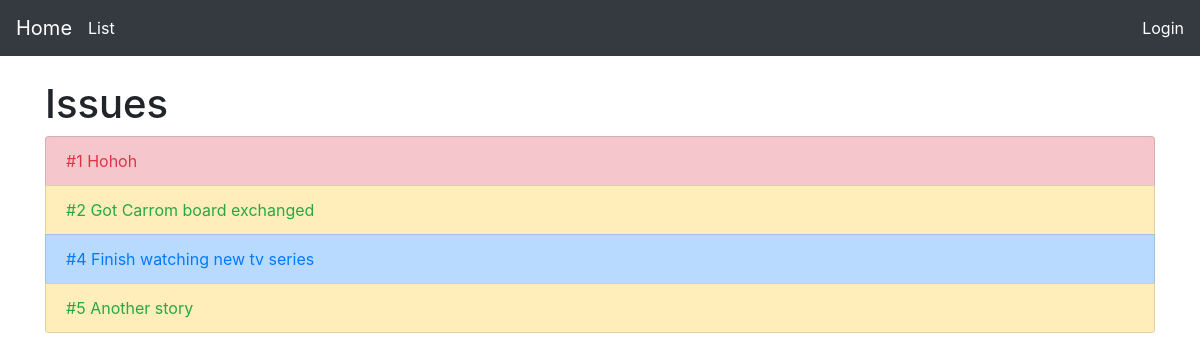
The app's page /issues/, older data.
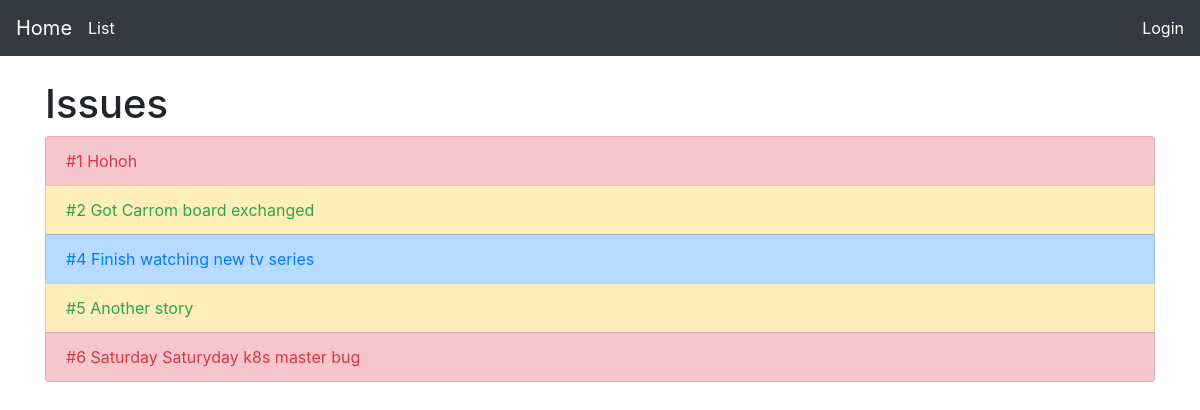
The same page, newer data.
### issues/models.py (models this page shows, shortened)
class Issue(models.Model):
    user = models.ForeignKey(User, related_name='issues',on_delete=models.CASCADE)
    title = models.CharField(blank=False, max_length=250)
    issue_no = models.AutoField(primary_key=True)
    created_at = models.DateTimeField(auto_now=True)
    details = models.TextField(blank=False)
    class TypeOfIssue(models.TextChoices):
        STORY = 'ST', _('Story')
        BUG = 'BU', _('Bug')
        TASK = 'TA', _('Task')
    class Status(models.TextChoices):
        OPEN = 'OP', _('Open')
        IN_PROGRESS = 'IN', _('In Progress')
        CLOSED = 'CL', _('Closed')
    type = models.CharField(
        max_length=2,
        choices=TypeOfIssue.choices,
        default=TypeOfIssue.BUG,
    )
    status = models.CharField(
        max_length=2,
        choices=Status.choices,
        default=Status.OPEN,
    )

### issues/views.py (the view)
# urls.py: path('', views.IssueList.as_view(), name='list'),
class IssueList(generic.list.ListView):
    model = models.Issue
    def get_context_data(self, **kwargs):
        context = super().get_context_data(**kwargs)
        for issue in context['issue_list']:
            if issue.type == "ST":
                issue.className = "list-group-item-warning"
                issue.textColor = "text-success"
            elif issue.type == "BU":
                issue.className = "list-group-item-danger"
                issue.textColor = "text-danger"
            else:
                issue.className = "list-group-item-primary"
                issue.textColor = "text-primary"
        return context

### issues/templates/issues/issue_list.html
{% extends 'base.html' %}
{% block content %}
<h1>Issues</h1>
<ul class="list-group">
  {% for issue in issue_list %}
  <li class="list-group-item {{issue.className}}">
    <a href="{% url 'issues:detail' pk=issue.pk %}" class="{{issue.textColor}}">
      #{{issue.issue_no}}
      {{issue.title}}
    </a>
  </li>
  {% empty %}
  <li>No issues yet.</li>
  {% endfor %}
</ul>
{% endblock %}

Row changes from the older to the newer data that the page shows:
added Issue: issue_no "6", title "Saturday Saturyday k8s master bug"
